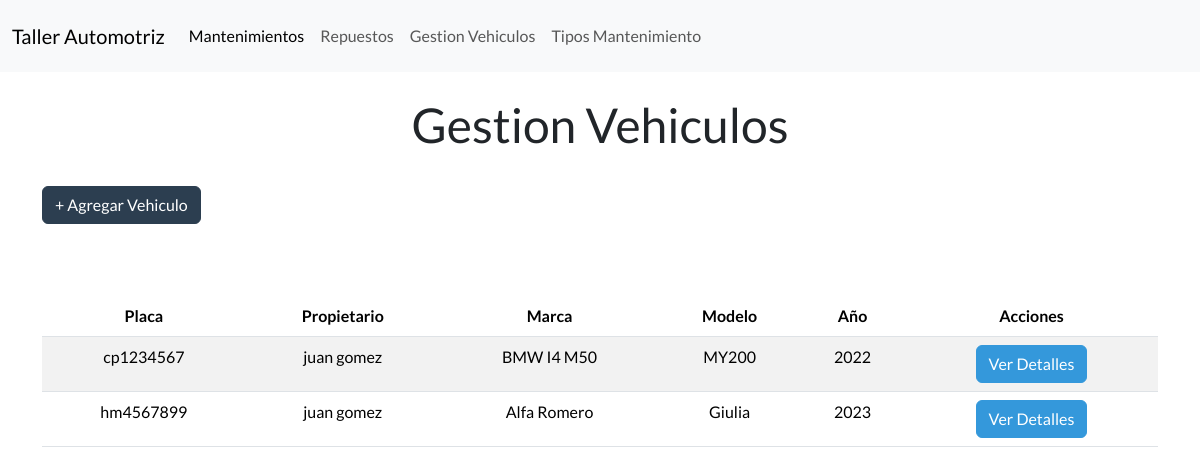
Page /gestion_vehiculos/ on the committed database.
### Aplicaciones/Taller/models.py (models this page shows, shortened)
class Vehiculo(models.Model): # * Modelo para representar un vehículo
    id = models.AutoField(primary_key=True)  # ~ Campo autoincremental
    placa_vehiculo = models.CharField(max_length=9, unique=True, blank=True)  #~ Visible al usuario
    nombre_propietario = models.CharField(max_length=100)
    marca = models.CharField(max_length=50)
    modelo = models.CharField(max_length=50)
    anio = models.PositiveIntegerField() # ~ tipo de dato para años (enteros positivos)

### Aplicaciones/Taller/views.py (the view)
# urls.py: path('gestion_vehiculos/', views.gestion_vehiculos, name="gestion_vehiculos"),  # * Mapea la URL 'gestion_vehiculos/' a la vista gestion_vehiculos
def gestion_vehiculos(request):
    gestionvehiculos = Vehiculo.objects.all()   # * Recibe todos los vehículos de la base de datos para la gestión de vehículos
    """
     * Render the vehicle management page.
    """
    return render(request, 'gestion_vehiculos.html', {'gestion_vehiculos': gestionvehiculos})  # * Renderiza la plantilla 'gestion_vehiculos.html'

### Aplicaciones/Taller/templates/gestion_vehiculos.html (shortened to what this page needs)
{% extends "plantilla.html" %}{% load static %}
{% block content %}
    <div class="container">
        <h1 class="text-center mt-4">Gestion Vehiculos</h1>
        <button type="button" class="btn btn-primary mt-4 mb-4" data-bs-toggle="modal" data-bs-target="#exampleModal">
            + Agregar Vehiculo
        </button>
        <br>
        {% if gestion_vehiculos %}
        <div class="table-responsive" mt-4>
            {% if gestion_vehiculos %}
            <table class="table table-striped table-hover text-center mt-5" id="tabla-repuestos">
                <thead>
                    <tr>
                        <th>Placa</th>
                        <th>Propietario</th>
                        <th>Marca</th>
                        <th>Modelo</th>
                        <th>Año</th>
                        <th>Acciones</th>
                    </tr>
                </thead>
                <tbody>
                    {% for vehiculo in gestion_vehiculos %}
                    <tr>
                        <td>{{ vehiculo.placa_vehiculo }}</td>
                        <td>{{ vehiculo.nombre_propietario }}</td>
                        <td>{{ vehiculo.marca }}</td>
                        <td>{{ vehiculo.modelo }}</td>
                        <td>{{ vehiculo.anio }}</td>
                        <td>
                            <a href="{% url 'detalle_vehiculo' vehiculo.id %}" class="btn btn-info">Ver Detalles</a>
                        </td>
                    </tr>
                    {% endfor %}
                </tbody>
            </table>
            {% else %}
            <div class="alert alert-info text-center mt-4" role="alert">
                No hay Vehiculos disponibles en este momento.
            </div>
            {% endif %}
    {% else %}
        <div class="alert alert-warning text-center mt-4" role="alert">
            No se encontraron Vehiculos Registrados.
        </div>
    {% endif %}
{% endblock %}

### rows in the picture
Vehiculo: placa_vehiculo "cp1234567", nombre_propietario "juan gomez", marca "BMW I4 M50", modelo "MY200", anio "2022"
Vehiculo: placa_vehiculo "hm4567899", nombre_propietario "juan gomez", marca "Alfa Romero", modelo "Giulia", anio "2023"
